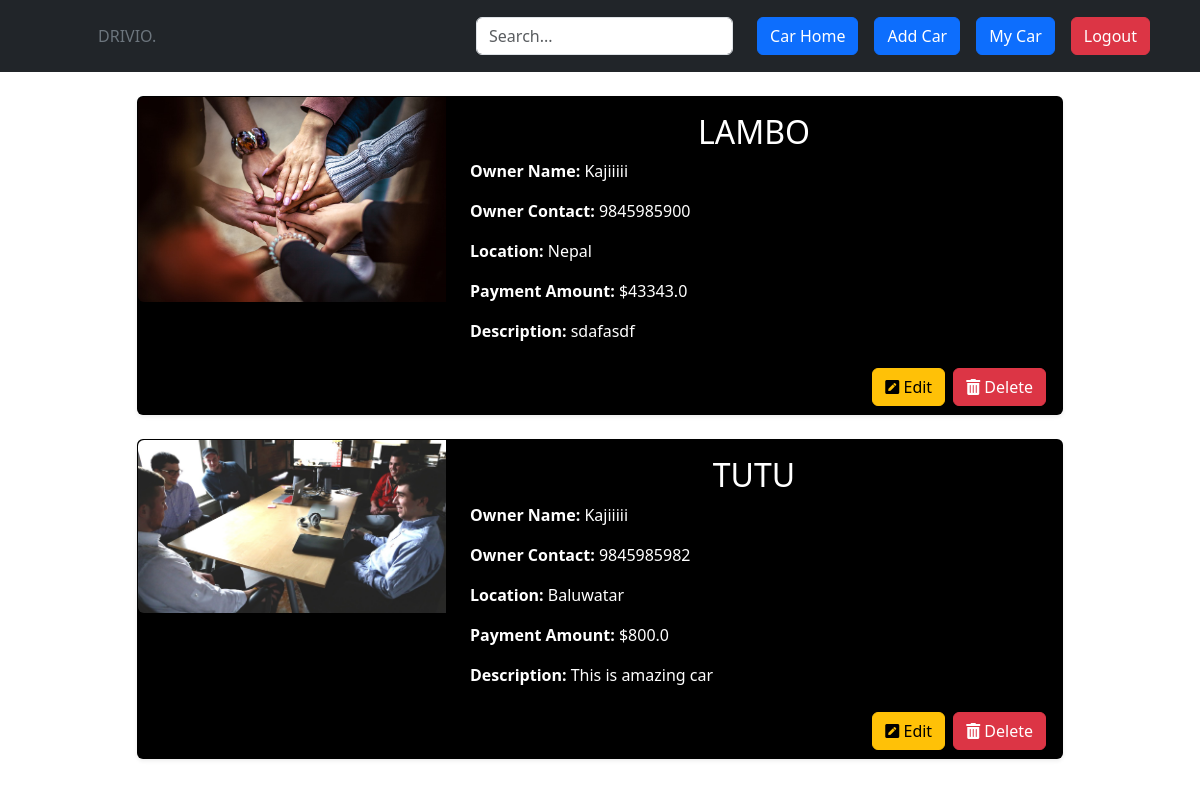
The page /car/ (signed in) on the database its author committed.
### owner2/models.py (models this page shows, shortened)
class Cars(models.Model):
    user=models.ForeignKey(User,on_delete=models.CASCADE)
    owner_name = models.CharField(max_length=200)
    owner_contact = models.CharField(max_length=10)
    location = models.CharField(max_length=200)
    car_name = models.CharField(max_length=200)
    payment_price = models.FloatField()
    description = models.TextField()
    img = models.FileField(upload_to='photos/')
    created_at = models.DateTimeField(auto_now_add=True)
    update_at = models.DateTimeField(auto_now=True)

### owner2/views.py (the view)
# urls.py: path('car/', views.my_car, name='my_car'),
@login_required
def my_car(request):
    car=Cars.objects.all()
    return render(request,"my_cars.html" ,{'car':car})

### owner2/templates/my_cars.html (shortened to what this page needs)
{% extends 'layout2.html' %}
{% block main_content %}
<div class="container mt-4" style=" color: white;">
    <div class="row d-flex justify-content-center">
        <div class="col-md-10">
            {% for car in car %}
            {% if car.user == user %}
            <div class="card mb-4 shadow-sm" style="background-color: #000; color:#ffff">
                <div class="row g-0">
                    <div class="col-md-4">
                        <img src="{{ car.img.url }}" class="img-fluid rounded-start" alt="{{ car.car_name }}">
                    </div>
                    <div class="col-md-8">
                        <div class="card-body">
                            <h5 class="card-title text-uppercase text-center fs-2">{{ car.car_name }}</h5>
                            <div class="mx-2">
                                <p class="card-text"><strong>Owner Name:</strong> {{ car.owner_name }}</p>
                                <p class="card-text"><strong>Owner Contact:</strong> {{ car.owner_contact }}</p>
                                <p class="card-text"><strong>Location:</strong> {{ car.location }}</p>
                                <p class="card-text"><strong>Payment Amount:</strong> ${{ car.payment_price }}</p>
                                <p class="card-text"><strong>Description:</strong> {{ car.description }}</p>
                            </div>
                        </div>
                        <div class="card-footer bg-transparent d-flex justify-content-end">
                            <a href="{% url 'car_update' car.id %}" class="btn btn-warning me-2">
                                <i class="fas fa-pen-square"></i> Edit
                            </a>
                            <a href="{% url 'car_delete' car.id %}" class="btn btn-danger" onclick="return confirm('Are You Sure Want to Delete This Car?')">
                                <i class="fas fa-trash-alt"></i> Delete
                            </a>
                        </div>
                    </div>
                </div>
            </div>
            {% endif %}
            {% endfor %}
        </div>
    </div>
</div>
{% endblock %}

### rows shown on the page
Cars: img (picture), car_name "LAMBO", owner_name "Kajiiiii", owner_contact "9845985900", location "Nepal", payment_price "43343.0", description "sdafasdf"
Cars: img (picture), car_name "TUTU", owner_name "Kajiiiii", owner_contact "9845985982", location "Baluwatar", payment_price "800.0", description "This is amazing car"
